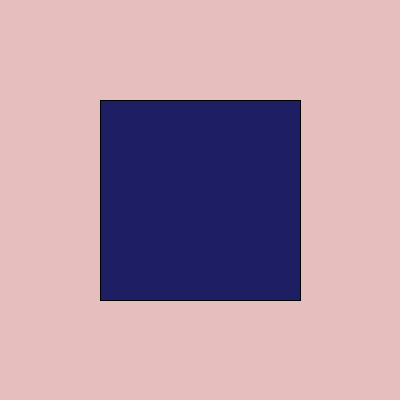
Frame 1 (no input)
Frame 60 (the mouse pressed at the canvas centre just before this capture): identical to frame 1, image omitted
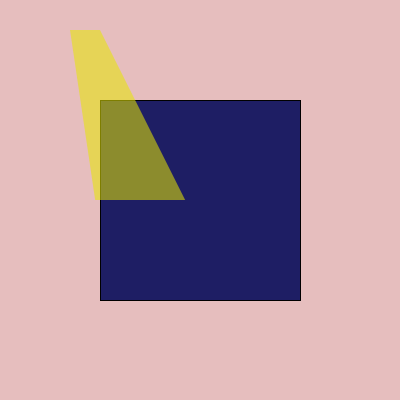
Frame 120 (the mouse held since frame 60 and released just before this capture)

The Processing sketch that drew these frames (run headless with seeded random() and noise(); from frame 60 on, the mouse is pressed at the canvas centre):

// Processing sketch: ufo_lyskjegle
// ── ufo_lyskjegle.pde
float x1, x2, x3, x4, y1, y2, y3, y4;
float sinx = 0;
float sinstep = .1;
float sinval = -PI;
boolean lights_on = false;

void setup()
{
  size(400, 400);
  rectMode(CENTER);
  x1 = 70;
  x2 = 100;
  x3 = 130;
  x4 = 40;
  y1 = 30;
  y2 = 30;
  y3 = 200;
  y4 = 200;
}


void draw() {
  background(230, 190, 190);
  stroke(0);
  fill(30,30,100);
  rect(200, 200, 200, 200);
  kjegle();
}


void kjegle() {

  sinx = sin(sinval)*60;
  sinval += sinstep;
  if (floor(random(200)) < 20 ) {
    x3 += sinx;
    x4 += sinx;
    if (x3 > 230 || x3 < 30) {
      x3 = 130;
      x4 = 40;
    }
  }

  if (floor(random(100))==1) {
    lights_on = !lights_on;
  }
  if (lights_on) {
    noStroke();
    fill(230,230,0,140);
    quad(x1, y1, x2, y2, x3, y3, x4, y4);
  }
}
